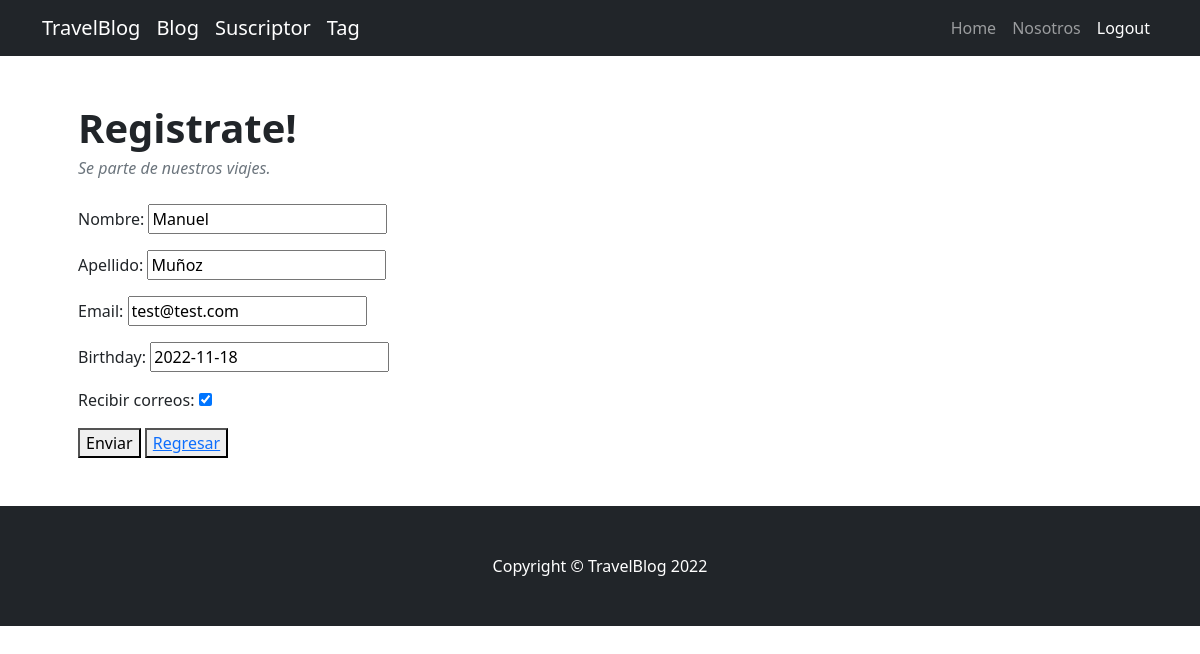
Screenshot of /update_suscriptor/1 (signed in) with the database file from the repository.
### AppBlog/models.py (models this page shows, shortened)
class Suscriptor(models.Model):
    id_suscriptor = models.AutoField(primary_key=True)
    nombre = models.CharField(max_length=60)
    apellido = models.CharField(max_length=60)
    email = models.EmailField()
    birthday = models.DateField()
    recibir_correos = models.BooleanField()

### AppBlog/views.py (the view)
# urls.py: path('update_suscriptor/<pk>', SuscriptorUpdateView.as_view(), name='Suscriptor_UpdateView'),
class SuscriptorUpdateView(LoginRequiredMixin,UpdateView):
    model = Suscriptor
    success_url = '/list_suscriptor'
    fields = ['nombre','apellido','email','birthday','recibir_correos']

### AppBlog/templates/AppBlog/suscriptor_form.html
{% extends 'base.html' %}
{% load static %}
{% block codigoDinamico %}
<div class="container px-5 my-5">
    <header class="mb-4">
        <h1 class="fw-bolder mb-1">Registrate!</h1>
        <div class="text-muted fst-italic mb-2">Se parte de nuestros viajes.</div>
    </header>
    <form method="post"> {%csrf_token %}
        {{form.as_p}}
        <button type="submit" value="enviar">Enviar</button>
    <button>
        <a href="{% url 'Suscriptor_ListView' %}">Regresar</a>
    </button>
    </form>
</div>
{%endblock%}

### rows the page displays
Suscriptor: nombre "Manuel", apellido "Muñoz", email "test@test.com", birthday "2022-11-18", recibir_correos "☑"
